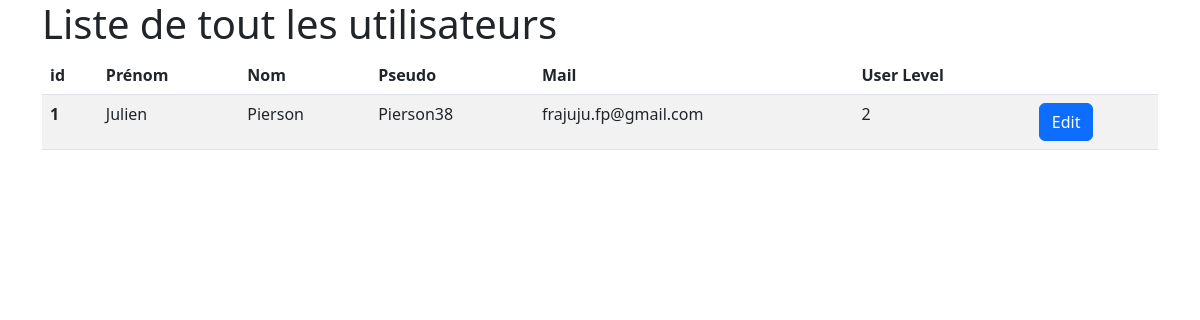
The page /backOffice/pages/userList/userList.php on the database as committed earlier.
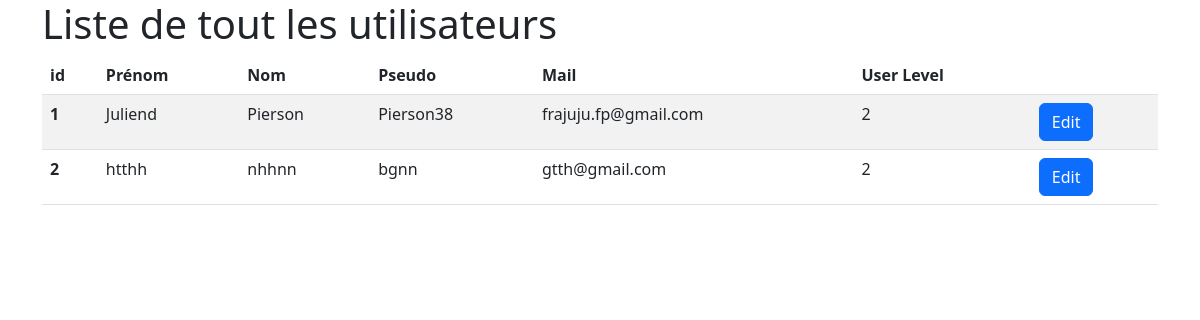
The same page on the database as committed later.
### tables this page shows
CREATE TABLE `User` (
  `userID` int(11) NOT NULL AUTO_INCREMENT,
  `firstName` varchar(255) NOT NULL,
  `lastName` varchar(255) NOT NULL,
  `mail` varchar(255) NOT NULL,
  `username` varchar(255) NOT NULL,
  `profilePictureUrl` varchar(255) NOT NULL,
  `userLevel` int(11) NOT NULL,
  `password` varchar(255) NOT NULL,
  PRIMARY KEY (`userID`)
);

### backOffice/pages/userList/userList.php (the view, shortened to what this page needs)
<?php
require('../../../lib/config.php');
$data = $bdd->query("SELECT * FROM User")->fetchAll();
$users = array();
foreach ($data as $row) {
    $users[$row['userID']] = $row;
}
?>
<head>
    <link href="https://cdn.jsdelivr.net/npm/bootstrap@5.2.1/dist/css/bootstrap.min.css" rel="stylesheet">
</head>
<main>
    <div class="container">
        <div class="row">
            <div class="col">
                <H1>Liste de tout les utilisateurs</H1>
            </div>
        </div>
        <div class="row">
            <div class="col">
                <table class="table table-striped">
                    <thead>
                        <tr>
                            <th scope="col">id</th>
                            <th scope="col">Prénom</th>
                            <th scope="col">Nom</th>
                            <th scope="col">Pseudo</th>
                            <th scope="col">Mail</th>
                            <th scope="col">User Level</th>
                            <th scope="col"></th>
                        </tr>
                    </thead>
                    <tbody>
                        <?php
                        foreach ($users as $row) {
                            echo '<tr data-userID=' . $row['userID'] . '>';
                            echo "<th scope='row'>" . $row['userID'] . "</th>";
                            echo "<td class='firstName'>" . $row['firstName'] . "</td>";
                            echo "<td class='lastName'>" . $row['lastName'] . "</td>";
                            echo "<td class='username'>" . $row['username'] . "</td>";
                            echo "<td class='mail'>" . $row['mail'] . "</td>";
                            echo "<td class='userLevel'>" . $row['userLevel'] . "</td>";
                            echo "<td><button type='button' class='btn btn-primary edit-modal' data-userID='" . $row['userID'] . "' data-bs-toggle='modal' data-bs-target='#exampleModal'>Edit</button></td>";
                            echo "</tr>";
                        }
                        ?>
                    </tbody>
                </table>
            </div>
        </div>
    </div>
</main>

Rows that differ between the two databases and show on the page:
changed user "Pierson": firstName "Julien" → "Juliend"
added user: userID "2", firstName "htthh", lastName "nhhnn", username "bgnn", mail "gtth@gmail.com", userLevel "2"
